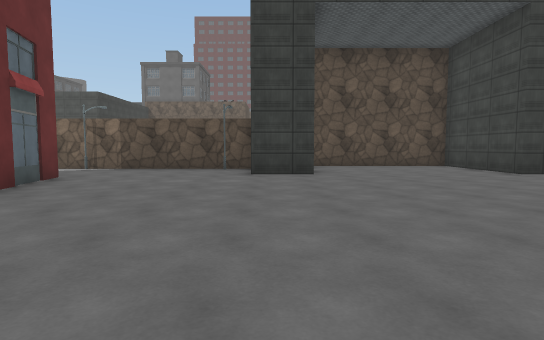
[1] (above)

17 first-person views from a walk through a Unity game level. The camera is 1.3 m above the floor, tilts 4° down and sees 80° across. The floor is counted in squares, 2 m on a side. Each view is taken from the middle of a square. On the plan, view 1 faces up. The plan holds only what a view shows up to about 10 squares ahead; the rest is blank. The place goes on beyond the plan. The player character is not drawn. Some animated figures are not drawn. Some surface patterns are stand-ins.

[2]
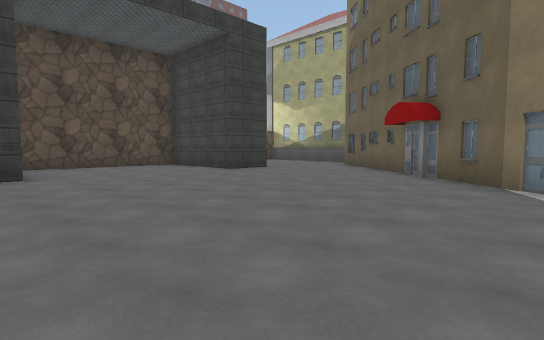

[3]
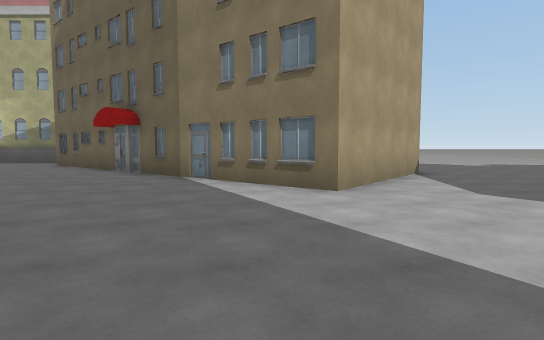

[4]
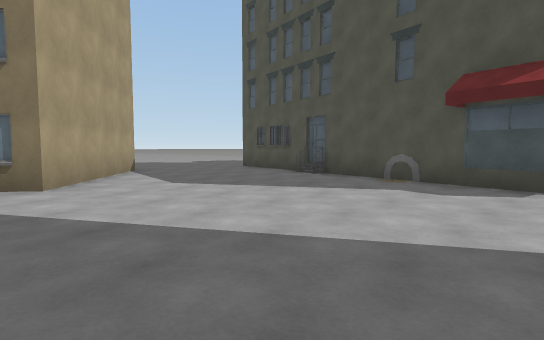

[5]
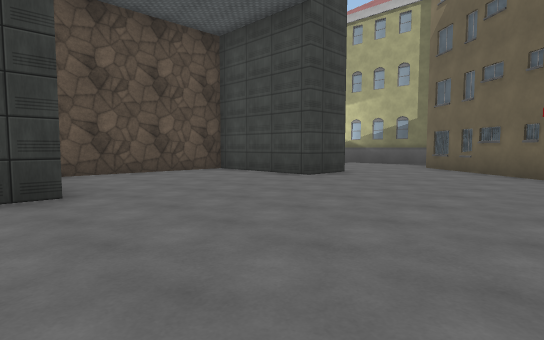

[6]
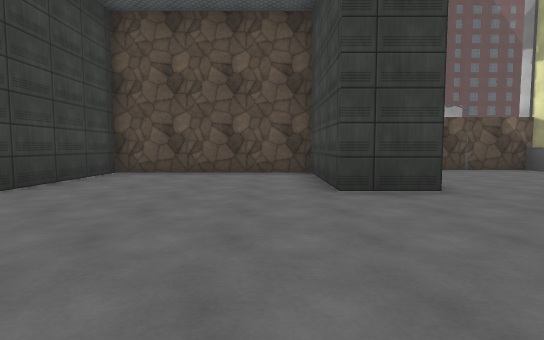

[7]
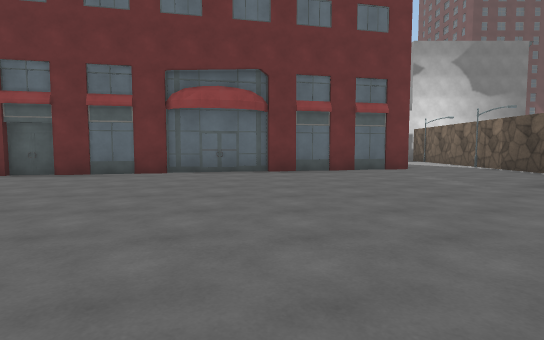

[8]
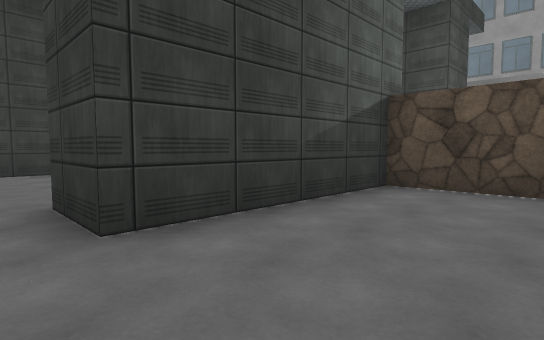

[9]
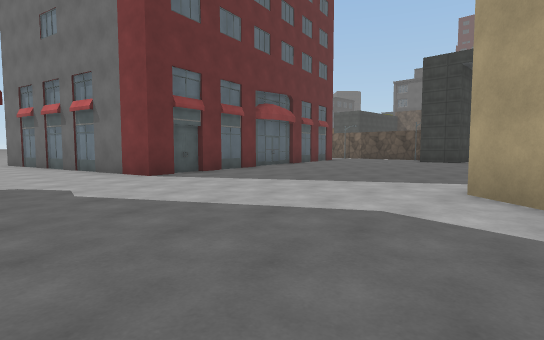

[10]
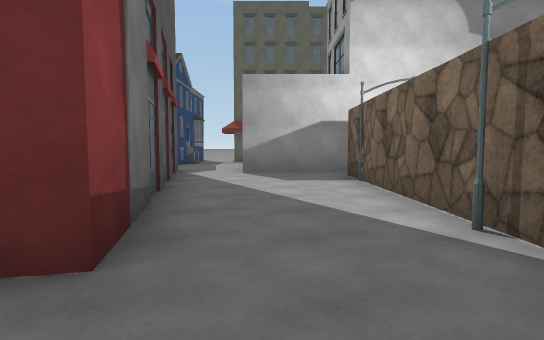

[11]
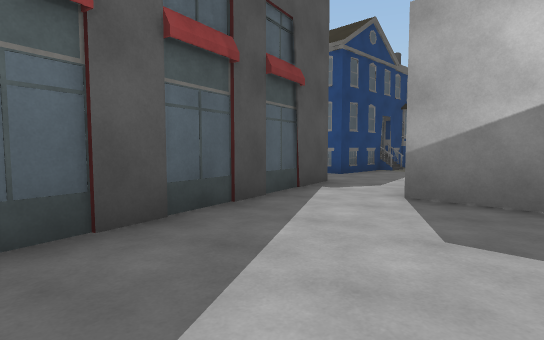

[12]
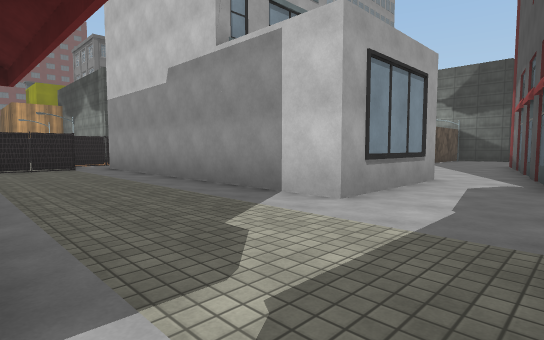

[13]
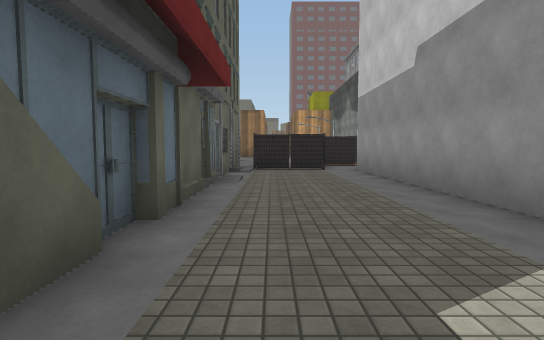

[14]
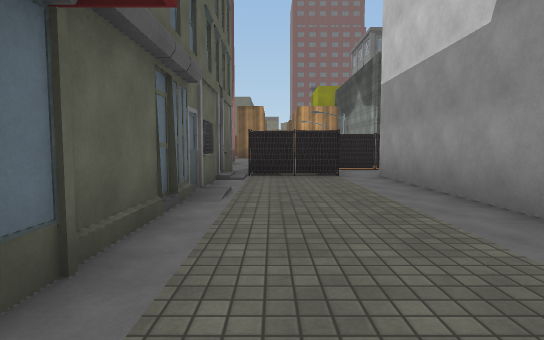

[15]
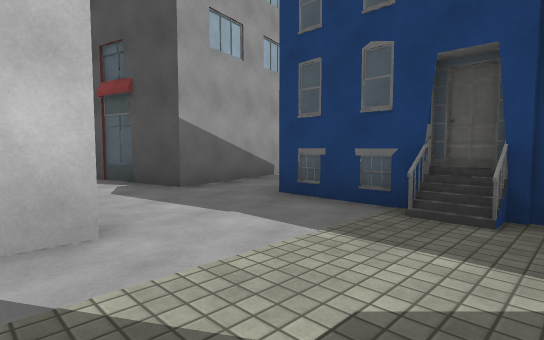

[16]
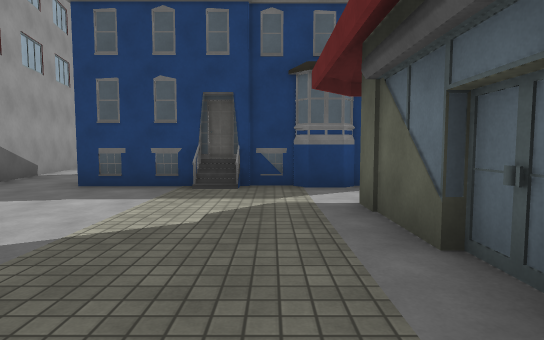

[17]
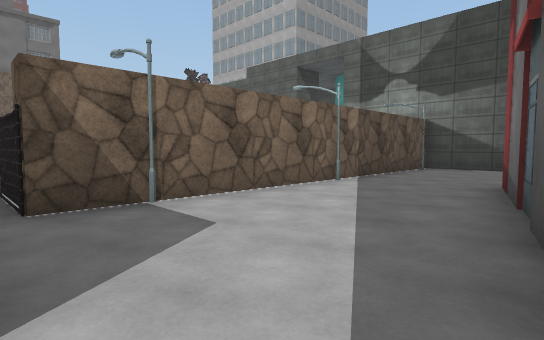

### Floor plan
Key: @ floor where view 1 was taken; # wall or solid block; . main floor; : floor 0.25 m higher than the main floor; S streetlight; B building.
Columns run from 18 left of view 1 to 10 right of it. Each row starts with its distance up from view 1.
 18    ##
 17    ..
 16 B##..
 15 :...#
 14 #...#
 13 #...#                    ####
 12 #...#   #          #######...
 11 #...#  .#          #....##...
 10 #...#  .#S##S####S##....##...
  9 #...#  ...........##....##...
  8 #...#  ...........##....##...
  7 #............#...............
  6 .........#####..............B
  5 ..B...B#      ..............#
  4 #####.##      #............##
  3      ..#      #...........##
  2       .#      #..........##
  1        #      #.........##
  0        #      ##..@.....#
 -1                #.......##
 -2                #......##
 -3                #.......###
 -4            #####.........#
 -5            #...............
 -6            .................
 -7                  #..........
 -8                    ##### ...

Positions as (right, up) in squares from view 1, and headings:
1: (0, 0), facing up
2: (0, 0), facing up-right
3: (-1, -1), facing right
4: (-2, -1), facing down-right
5: (0, 3), facing up-right
6: (5, 3), facing up
7: (5, 3), facing left
8: (10, 7), facing up-left
9: (5, -7), facing up-left
10: (-3, 8), facing left
11: (-7, 9), facing down-left
12: (-18, 5), facing up-right
13: (-17, 6), facing up
14: (-17, 8), facing up
15: (-17, 8), facing down-right
16: (-17, 10), facing down
17: (-11, 6), facing up-right
